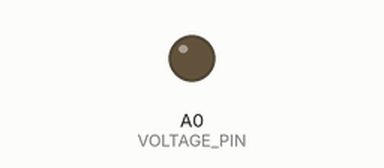
Simulated run of this sketch. Board: Arduino Uno, built with avr-gcc and run on an emulated ATmega328P. On the bench: output pins drawn as LEDs (lit = HIGH). What the sketch prints to the serial monitor is not drawn.

Above: at 0.1 s.
At 10.0 s:
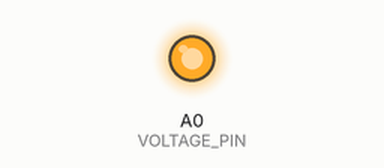
Timing chart, 0 to 11.5 s (numbered marks = the images above):
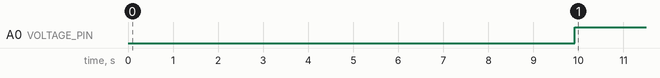

The sketch:

CapacitorVoltage.ino
```cpp
/****************************************
 *
 * File: CapacitorVoltage.ino
 *
 * Isolated module to test voltage trigger
 *
 ****************************************/

/* External/program libraries */
#include <CapacitiveSensor.h>
#include "config.h"

/* Create instance of sensor object */
CapacitiveSensor cs_51_53(51, 53);
int voltage_count = 0;

/******************************
 *
 * Name:        setup
 * Returns:     Nothing
 * Parameter:   Nothing
 * Description: Runs once at the start of the program.
 *              Used for initialization.
 *
 ******************************/
void setup()
{
   /* Initialization */
   cs_51_53.set_CS_AutocaL_Millis(0xFFFFFFFF);
   Serial.begin(9600);
   pinMode(VOLTAGE_PIN, OUTPUT);
   digitalWrite(VOLTAGE_PIN, LOW);
}

/******************************
 *
 * Name:        loop
 * Returns:     Nothing
 * Parameter:   Nothing
 * Description: Voltage will be logical low (0V) then logical high (5V)
 *
 ******************************/
void loop()
{
    /* Initially low voltage */
    voltage_count++;
    Serial.println("LOW");
    Serial.println(voltage_count);

    /* Switch to high voltage */
    if(voltage_count >= 100)
    {
      digitalWrite(VOLTAGE_PIN, HIGH);
      //digitalWrite(VOLTAGE_PIN, LOW);
      Serial.println("HIGH");
      voltage_count = 0;
    }

    Serial.print("\n");
    delay(100);
}
```

config.h
```cpp
/****************************************
 *
 * File: config.h
 *
 * Configuration file to initialize the appropriate pins,
 * functions, and variables.
 *
 ****************************************/

/* Check for previous includes */
#ifndef CONFIG_H
#define CONFIG_H

/* Voltage Pin to toggle wavefrom generator */
#define VOLTAGE_PIN A0

/* Number of capillary cells/circles in channel */
#define CELLS 13

#endif
```

Measured:
- by itself, A0 (VOLTAGE_PIN): LOW → HIGH at 9.9 s
